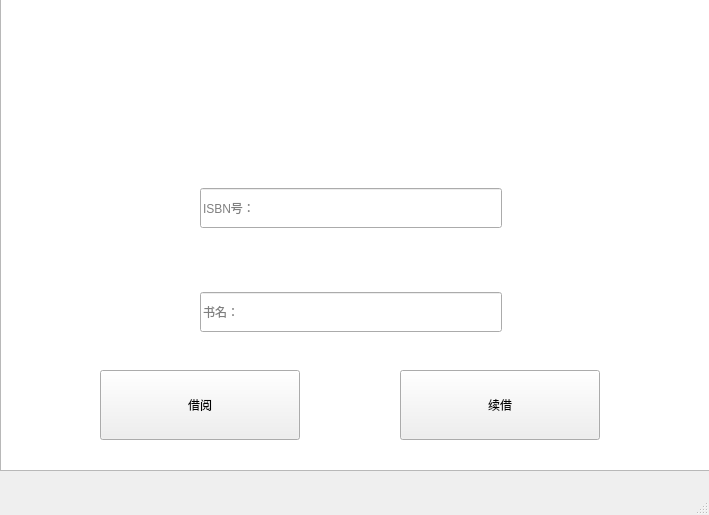
<?xml version="1.0" encoding="UTF-8"?>
<ui version="4.0">
 <class>jieshumian</class>
 <widget class="QMainWindow" name="jieshumian">
  <property name="geometry">
   <rect>
    <x>0</x>
    <y>0</y>
    <width>709</width>
    <height>515</height>
   </rect>
  </property>
  <property name="windowTitle">
   <string>MainWindow</string>
  </property>
  <widget class="QWidget" name="centralwidget">
   <widget class="QListWidget" name="listWidget">
    <property name="geometry">
     <rect>
      <x>0</x>
      <y>-120</y>
      <width>711</width>
      <height>591</height>
     </rect>
    </property>
    <property name="styleSheet">
     <string notr="true">border-image: url(:/唐小天.jpg);</string>
    </property>
   </widget>
   <widget class="QWidget" name="layoutWidget">
    <property name="geometry">
     <rect>
      <x>200</x>
      <y>130</y>
      <width>302</width>
      <height>261</height>
     </rect>
    </property>
    <layout class="QVBoxLayout" name="verticalLayout">
     <item>
      <widget class="QLineEdit" name="ISBN">
       <property name="minimumSize">
        <size>
         <width>300</width>
         <height>40</height>
        </size>
       </property>
       <property name="placeholderText">
        <string>ISBN号：</string>
       </property>
      </widget>
     </item>
     <item>
      <widget class="QLineEdit" name="sm">
       <property name="minimumSize">
        <size>
         <width>300</width>
         <height>40</height>
        </size>
       </property>
       <property name="placeholderText">
        <string>书名：</string>
       </property>
      </widget>
     </item>
    </layout>
   </widget>
   <widget class="QPushButton" name="jy">
    <property name="geometry">
     <rect>
      <x>100</x>
      <y>370</y>
      <width>200</width>
      <height>70</height>
     </rect>
    </property>
    <property name="minimumSize">
     <size>
      <width>200</width>
      <height>70</height>
     </size>
    </property>
    <property name="toolTip">
     <string>&lt;html&gt;&lt;head/&gt;&lt;body&gt;&lt;p&gt;&lt;br/&gt;&lt;/p&gt;&lt;/body&gt;&lt;/html&gt;</string>
    </property>
    <property name="text">
     <string>借阅</string>
    </property>
   </widget>
   <widget class="QPushButton" name="xj">
    <property name="geometry">
     <rect>
      <x>400</x>
      <y>370</y>
      <width>200</width>
      <height>70</height>
     </rect>
    </property>
    <property name="minimumSize">
     <size>
      <width>200</width>
      <height>70</height>
     </size>
    </property>
    <property name="text">
     <string>续借</string>
    </property>
   </widget>
  </widget>
  <widget class="QMenuBar" name="menubar">
   <property name="geometry">
    <rect>
     <x>0</x>
     <y>0</y>
     <width>709</width>
     <height>26</height>
    </rect>
   </property>
  </widget>
  <widget class="QStatusBar" name="statusbar"/>
 </widget>
 <resources>
  <include location="bjjs.qrc"/>
 </resources>
 <connections/>
</ui>
